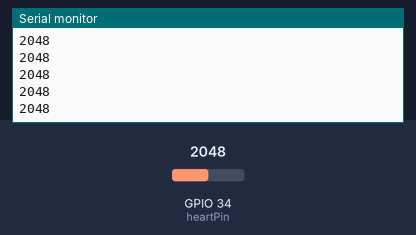
The sketch below on a simulated ESP32. Shown: the last lines printed to the serial monitor. The test bench sets the inputs (shaded band); at power-on: GPIO 34 (heartPin) = 2048.

Above: at 1.2 s.
1.3 s: GPIO 34 (heartPin) set to 2866
At 2.0 s:
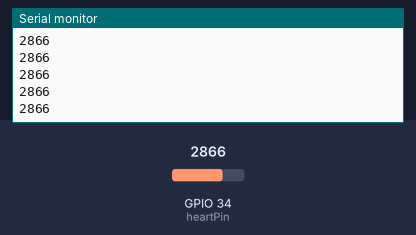
2.8 s: GPIO 34 (heartPin) set to 3603
At 3.8 s:
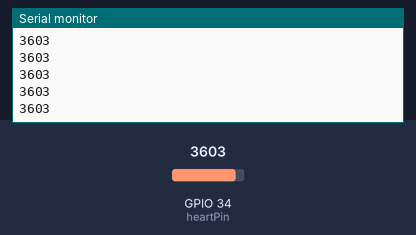
Timing chart, 0 to 5.8 s (numbered marks = the images above; inputs shaded):
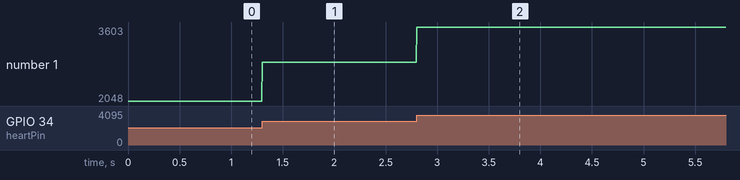

Measured:
- after the input at 1.3 s, the serial monitor: prints a new line at once (image 1)
- after the input at 2.8 s, the serial monitor: prints a new line at once (image 2)
- plotted number 1: 2048 → 2866 after the input at 1.3 s, 2866 → 3603 after the input at 2.8 s

The sketch:

ECG.ino
```cpp
const int heartPin = 34;
void setup() {
  Serial.begin(115200);
//  SerialBT.begin("ESP32test");
}
void loop() {
  int heartValue = analogRead(heartPin);
  Serial.println(heartValue);
//  SerialBT.println(heartValue);
  delay(5);
}
```
